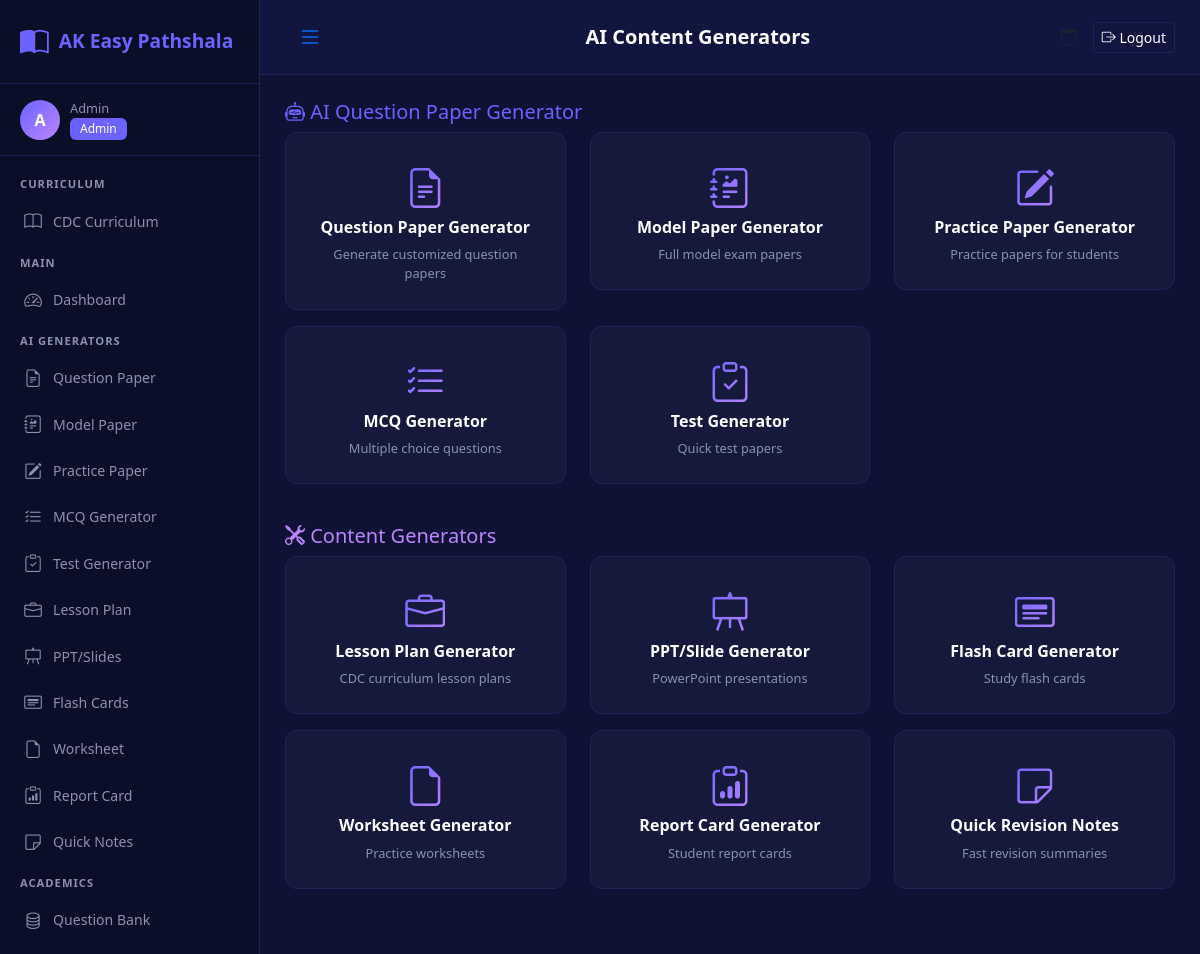
Screenshot of /generators (signed in) with the database file from the repository.
### models.py (models this page shows, shortened)
class User(UserMixin, db.Model):
    __tablename__ = 'users'
    id = db.Column(db.Integer, primary_key=True)
    name = db.Column(db.String(100), nullable=False)
    email = db.Column(db.String(100), unique=True, nullable=False)
    password_hash = db.Column(db.String(255), nullable=False)
    role = db.Column(db.Enum('admin', 'teacher', 'student'), default='teacher')
    phone = db.Column(db.String(20))
    created_at = db.Column(db.DateTime, default=datetime.utcnow)

### app.py (the view)
@app.route('/generators')
@login_required
def generators():
    return render_template('generators/index.html',
                         classes=CLASS_CHOICES, subjects=SUBJECT_CHOICES,
                         question_types=QUESTION_TYPES, difficulties=DIFFICULTY_LEVELS)

### app.py (called while the page is built)
@login_manager.user_loader
def load_user(user_id):
    return User.query.get(int(user_id))

### templates/generators/index.html (shortened to what this page needs)
{% extends "base.html" %}
{% block page_title %}AI Content Generators{% endblock %}
{% block content %}
<div class="row mb-4">
    <div class="col-12"><h5 style="color:var(--accent)"><i class="bi bi-robot"></i> AI Question Paper Generator</h5></div>
    {% set qgens = [
        ('question_paper_generator', 'bi-file-earmark-text', 'Question Paper Generator', 'Generate customized question papers'),
        ('model_paper_generator', 'bi-journal-richtext', 'Model Paper Generator', 'Full model exam papers'),
        ('practice_paper_generator', 'bi-pencil-square', 'Practice Paper Generator', 'Practice papers for students'),
        ('mcq_generator', 'bi-list-check', 'MCQ Generator', 'Multiple choice questions'),
        ('test_generator', 'bi-clipboard-check', 'Test Generator', 'Quick test papers'),
    ] %}
    {% for endpoint, icon, title, desc in qgens %}
    <div class="col-md-4 col-6 mb-3">
        <a href="{{ url_for(endpoint) }}" class="generator-card">
            <i class="bi {{ icon }}"></i>
            <h6>{{ title }}</h6>
            <p>{{ desc }}</p>
        </a>
    </div>
    {% endfor %}
</div>
<div class="row mb-4">
    <div class="col-12"><h5 style="color:var(--purple)"><i class="bi bi-tools"></i> Content Generators</h5></div>
    {% for endpoint, icon, title, desc in cgens %}
    <div class="col-md-4 col-6 mb-3">
        <a href="{{ url_for(endpoint) }}" class="generator-card">
            <i class="bi {{ icon }}"></i>
            <h6>{{ title }}</h6>
            <p>{{ desc }}</p>
        </a>
    </div>
    {% endfor %}
</div>
{% endblock %}

### templates/base.html (shortened to what this page needs)
<!DOCTYPE html>
<html lang="en">
<head>
    <link href="https://cdn.jsdelivr.net/npm/bootstrap@5.3.2/dist/css/bootstrap.min.css" rel="stylesheet">
    <link href="https://cdn.jsdelivr.net/npm/bootstrap-icons@1.11.1/font/bootstrap-icons.css" rel="stylesheet">
    <link href="{{ url_for('static', filename='css/style.css') }}" rel="stylesheet">
</head>
<body>
    {% if current_user.is_authenticated %}
    <div class="d-flex">
        <nav class="sidebar" id="sidebar">
            <div class="sidebar-brand">
                <i class="bi bi-book-half"></i>
                <span>AK Easy Pathshala</span>
            </div>
            <div class="sidebar-user">
                <div class="user-avatar">{{ current_user.name[0] }}</div>
                <div class="user-info">
                    <small>{{ current_user.name }}</small>
                    <span class="badge bg-primary">{{ current_user.role|capitalize }}</span>
                </div>
            </div>
            <ul class="sidebar-nav">
                <li class="nav-section">CURRICULUM</li>
                <li><a href="{{ url_for('curriculum_list') }}" class="{% if request.endpoint == 'curriculum_list' %}active{% endif %}"><i class="bi bi-book"></i> CDC Curriculum</a></li>
                <li class="nav-section">MAIN</li>
                <li><a href="{{ url_for('dashboard') }}" class="{% if request.endpoint == 'dashboard' %}active{% endif %}"><i class="bi bi-speedometer2"></i> Dashboard</a></li>
                <li class="nav-section">AI GENERATORS</li>
                <li><a href="{{ url_for('question_paper_generator') }}" class="{% if request.endpoint == 'question_paper_generator' %}active{% endif %}"><i class="bi bi-file-earmark-text"></i> Question Paper</a></li>
                <li><a href="{{ url_for('model_paper_generator') }}" class="{% if request.endpoint == 'model_paper_generator' %}active{% endif %}"><i class="bi bi-journal-richtext"></i> Model Paper</a></li>
                <li><a href="{{ url_for('practice_paper_generator') }}" class="{% if request.endpoint == 'practice_paper_generator' %}active{% endif %}"><i class="bi bi-pencil-square"></i> Practice Paper</a></li>
                <li><a href="{{ url_for('mcq_generator') }}" class="{% if request.endpoint == 'mcq_generator' %}active{% endif %}"><i class="bi bi-list-check"></i> MCQ Generator</a></li>
                <li><a href="{{ url_for('test_generator') }}" class="{% if request.endpoint == 'test_generator' %}active{% endif %}"><i class="bi bi-clipboard-check"></i> Test Generator</a></li>
                <li><a href="{{ url_for('lesson_plan_generator') }}" class="{% if request.endpoint == 'lesson_plan_generator' %}active{% endif %}"><i class="bi bi-briefcase"></i> Lesson Plan</a></li>
                <li><a href="{{ url_for('slide_generator') }}" class="{% if request.endpoint == 'slide_generator' %}active{% endif %}"><i class="bi bi-easel"></i> PPT/Slides</a></li>
                <li><a href="{{ url_for('flashcard_generator') }}" class="{% if request.endpoint == 'flashcard_generator' %}active{% endif %}"><i class="bi bi-card-heading"></i> Flash Cards</a></li>
                <li><a href="{{ url_for('worksheet_generator') }}" class="{% if request.endpoint == 'worksheet_generator' %}active{% endif %}"><i class="bi bi-file-earmark"></i> Worksheet</a></li>
                <li><a href="{{ url_for('report_card_generator') }}" class="{% if request.endpoint == 'report_card_generator' %}active{% endif %}"><i class="bi bi-clipboard-data"></i> Report Card</a></li>
                <li><a href="{{ url_for('quick_notes') }}" class="{% if request.endpoint == 'quick_notes' %}active{% endif %}"><i class="bi bi-sticky"></i> Quick Notes</a></li>
                <li class="nav-section">ACADEMICS</li>
                <li><a href="{{ url_for('question_bank') }}" class="{% if request.endpoint == 'question_bank' %}active{% endif %}"><i class="bi bi-database"></i> Question Bank</a></li>
                <li><a href="{{ url_for('smart_notes') }}" class="{% if request.endpoint == 'smart_notes' %}active{% endif %}"> Smart Notes</a></li>
            </ul>
        </nav>
        <main class="main-content">
            <div class="topbar">
                <button class="btn btn-link" id="sidebarToggle"><i class="bi bi-list fs-4"></i></button>
                <h5 class="mb-0">{% block page_title %}Dashboard{% endblock %}</h5>
                <div class="d-flex align-items-center gap-3">
                    <span class="text-muted"><i class="bi bi-calendar"></i> {{ today if today else '' }}</span>
                    <a href="{{ url_for('logout') }}" class="btn btn-outline-light btn-sm"><i class="bi bi-box-arrow-right"></i> Logout</a>
                </div>
            </div>
            <div class="content-area">
                {% block content %}{% endblock %}
            </div>
        </main>
    </div>
    {% else %}
    {% block fullpage %}{% endblock %}
    {% endif %}
</body>
</html>

### static/css/style.css (style rules this page uses)
:root { --sidebar-bg: #0a0e27; --sidebar-width: 260px; --topbar-bg: #111640; --body-bg: #0f1235; --card-bg: #151a3d; --card-border: #1e2456; --text-primary: #ffffff; --text-secondary: #8892b0; --accent: #6c63ff; --accent-hover: #5a52d5; --success: #00c853; --danger: #ff5252; --warning: #ffc107; --info: #00bcd4; --purple: #bb86fc; --pink: #ff6b9d; }
* { box-sizing: border-box; margin: 0; padding: 0; }
body { background: var(--body-bg); color: var(--text-primary); font-family: 'Segoe UI', Tahoma, Geneva, Verdana, sans-serif; overflow-x: hidden; }
.sidebar { width: var(--sidebar-width); min-height: 100vh; background: var(--sidebar-bg); position: fixed; top: 0; left: 0; bottom: 0; overflow-y: auto; z-index: 1000; border-right: 1px solid var(--card-border); transition: transform 0.3s; }
.sidebar-brand { padding: 20px; display: flex; align-items: center; gap: 10px; font-size: 1.2rem; font-weight: 700; color: var(--accent); border-bottom: 1px solid var(--card-border); }
.sidebar-brand i { font-size: 1.8rem; }
.sidebar-user { padding: 15px 20px; display: flex; align-items: center; gap: 10px; border-bottom: 1px solid var(--card-border); }
.user-avatar { width: 40px; height: 40px; background: linear-gradient(135deg, var(--accent), var(--purple)); border-radius: 50%; display: flex; align-items: center; justify-content: center; font-weight: 700; font-size: 1rem; }
.user-info { display: flex; flex-direction: column; }
.user-info small { color: var(--text-secondary); font-size: 0.8rem; }
.sidebar-nav { list-style: none; padding: 10px 0; margin: 0; }
.sidebar-nav .nav-section { padding: 10px 20px 5px; font-size: 0.7rem; color: var(--text-secondary); letter-spacing: 1px; font-weight: 600; }
.sidebar-nav li a { display: flex; align-items: center; gap: 10px; padding: 10px 20px; color: var(--text-secondary); text-decoration: none; font-size: 0.88rem; transition: all 0.2s; border-left: 3px solid transparent; }
.sidebar-nav li a i { font-size: 1.1rem; width: 20px; text-align: center; }
.main-content { margin-left: var(--sidebar-width); min-height: 100vh; }
.topbar { background: var(--topbar-bg); padding: 12px 25px; display: flex; align-items: center; justify-content: space-between; border-bottom: 1px solid var(--card-border); position: sticky; top: 0; z-index: 100; }
.topbar h5 { color: var(--text-primary); font-weight: 600; }
.content-area { padding: 25px; }
.btn-outline-light { color: var(--text-primary); border-color: var(--card-border); }
.badge { font-weight: 500; padding: 5px 10px; }
.bg-primary { background: var(--accent) !important; }
.generator-card { background: var(--card-bg); border: 1px solid var(--card-border); border-radius: 12px; padding: 25px; text-align: center; transition: all 0.3s; cursor: pointer; text-decoration: none; color: var(--text-primary); display: block; }
.generator-card i { font-size: 2.5rem; margin-bottom: 15px; background: linear-gradient(135deg, var(--accent), var(--purple)); -webkit-background-clip: text; -webkit-text-fill-color: transparent; background-clip: text; }
.generator-card h6 { font-weight: 600; margin-bottom: 8px; }
.generator-card p { color: var(--text-secondary); font-size: 0.8rem; margin: 0; }

### rows the page displays
User: name "A", name "Admin", role "Admin"

### other values shown
{{ title }} "Question Paper Generator" "Model Paper Generator" "Practice Paper Generator" "MCQ Generator" "Test Generator"
{{ desc }} "Generate customized question papers" "Full model exam papers" "Practice papers for students" "Multiple choice questions" "Quick test papers"
{{ title }} "Lesson Plan Generator" "PPT/Slide Generator" "Flash Card Generator" "Worksheet Generator" "Report Card Generator" "Quick Revision Notes"
{{ desc }} "CDC curriculum lesson plans" "PowerPoint presentations" "Study flash cards" "Practice worksheets" "Student report cards" "Fast revision summaries"
